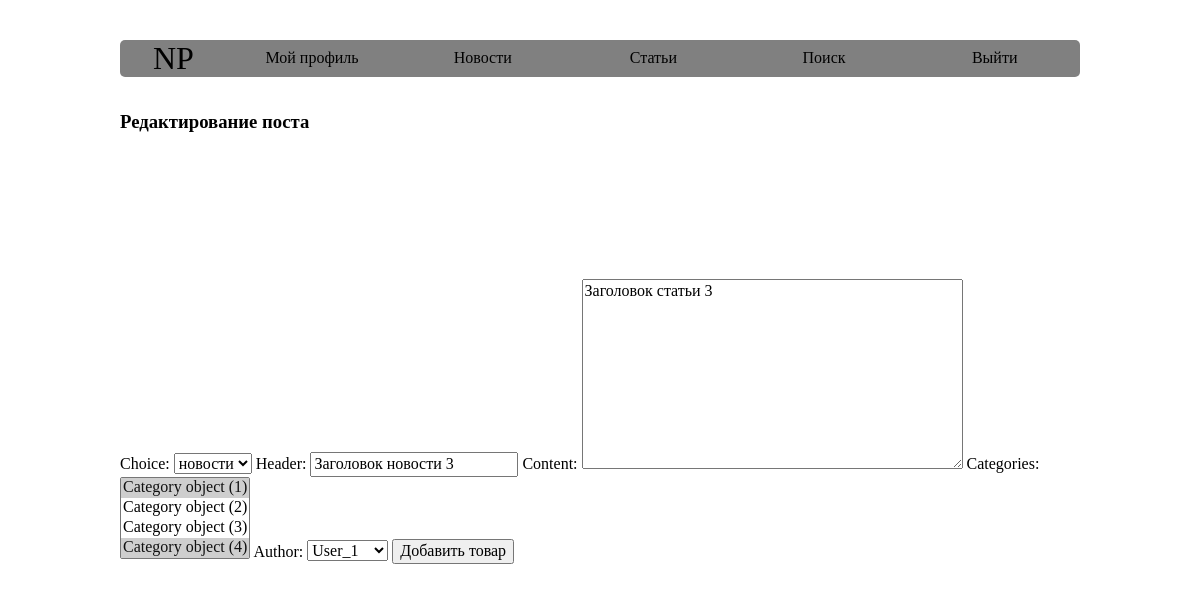
The app's page /news/update/3 (signed in) with its own data.
### NewsPortal/models.py (models this page shows, shortened)
class Post(models.Model):
    CHOICE = [
        ('news', 'новости'),
        ('article', 'статья')
    ]
    author = models.ForeignKey(Author, on_delete=models.CASCADE)
    choice = models.CharField(max_length=10, choices=CHOICE, default='news')
    time_in = models.DateTimeField(auto_now_add=True)
    categories = models.ManyToManyField(Category, through='PostCategory')
    header = models.CharField(max_length=255)
    content = models.TextField()
    rating = models.IntegerField(default=0)

### NewsPortal/views.py (the view, shortened to what this page needs)
# urls.py: path('update/<int:pk>', PostUpdateView.as_view(), name='Update'),
class PostUpdateView(LoginRequiredMixin, PermissionRequiredMixin, UpdateView):
    permission_required = ('NewsPortal.change_post',)
    template_name = 'posts/update.html'
    form_class = PostForm
    def get_object(self, **kwargs):
        id = self.kwargs.get('pk')
        print(**kwargs)
        return Post.objects.get(pk=id)

### NewsPortal/forms.py
class PostForm(ModelForm):
    class Meta:
        model = Post
        fields = ['choice', 'header', 'content', 'categories', 'author']

### NewsPortal/models.py (called while the page is built)
    def __str__(self):
        return self.user.username

### templates/posts/update.html (shortened to what this page needs)
{% extends 'default.html' %}
{% block content %}
    <div class="update_box">
        {% if object %}
            <h3 class="news_header-box">Редактирование поста</h3>
        {% else %}
            <h3 class="news_header-box">Создание нового поста</h3>
        {% endif %}
        <form method="POST">
            {{ form }}
            <input type="submit" value="Добавить товар">
        </form>
    </div>
{% endblock content %}

### static/css/style.css (style rules this page uses)
.news_header-box { width: 100%; height: 150px; position: relative; border-radius: 5px; }

### records on screen
Post: choice "новости", header "Заголовок новости 3", content "Заголовок статьи 3", author "User_1"
